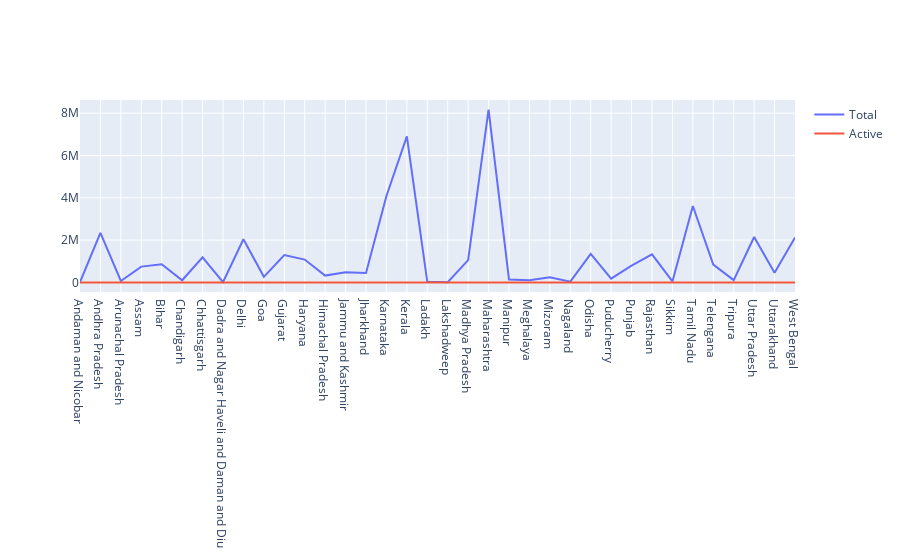

The code cell stored with this chart in its notebook:
### Code cell
x = cd['State/UTs'].values
y1 = cd['Total Cases'].values
y2 = cd['Active'].values

fig = go.Figure()

fig.add_trace(go.Scatter(x=x,y=y1,name="Total"))
fig.add_trace(go.Scatter(x=x,y=y2,name="Active"))
fig.show()

### Figure 1 — Plotly figure (JSON) as saved in the notebook; plotly's stock layout.template omitted (floating-point values rounded to 4 significant figures)
{"data": [{"name": "Total", "type": "scatter", "x": ["Andaman and Nicobar", "Andhra Pradesh", "Arunachal Pradesh", "Assam", "Bihar", "Chandigarh", "Chhattisgarh", "Dadra and Nagar Haveli and Daman and Diu", "Delhi", "Goa", "Gujarat", "Haryana", "Himachal Pradesh", "Jammu and Kashmir", "Jharkhand", "Karnataka", "Kerala", "Ladakh", "Lakshadweep", "Madhya Pradesh", "Maharashtra", "Manipur", "Meghalaya", "Mizoram", "Nagaland", "Odisha", "Puducherry", "Punjab", "Rajasthan", "Sikkim", "Tamil Nadu", "Telengana", "Tripura", "Uttar Pradesh", "Uttarakhand", "West Bengal"], "y": [10766, 2340676, 67049, 746159, 855267, 100693, 1187695, 11592, 2040910, 263346, 1291383, 1078903, 322905, 482023, 443826, 4088769, 6907241, 29602, 11415, 1056351, 8171048, 140034, 96983, 239560, 36033, 1348409, 177547, 793644, 1326465, 44927, 3610655, 844432, 108493, 2145431, 452571, 2126282]}, {"name": "Active", "type": "scatter", "x": ["Andaman and Nicobar", "Andhra Pradesh", "Arunachal Pradesh", "Assam", "Bihar", "Chandigarh", "Chhattisgarh", "Dadra and Nagar Haveli and Daman and Diu", "Delhi", "Goa", "Gujarat", "Haryana", "Himachal Pradesh", "Jammu and Kashmir", "Jharkhand", "Karnataka", "Kerala", "Ladakh", "Lakshadweep", "Madhya Pradesh", "Maharashtra", "Manipur", "Meghalaya", "Mizoram", "Nagaland", "Odisha", "Puducherry", "Punjab", "Rajasthan", "Sikkim", "Tamil Nadu", "Telengana", "Tripura", "Uttar Pradesh", "Uttarakhand", "West Bengal"], "y": [0, 0, 0, 5, 1, 0, 0, 0, 14, 3, 5, 27, 4, 0, 1, 12, 18, 0, 0, 0, 214, 0, 3, 1, 0, 59, 0, 1233, 2, 4, 5, 8, 1, 57, 0, 135]}], "layout": {"autosize": true, "xaxis": {"autorange": true, "range": [0, 35], "type": "category"}, "yaxis": {"autorange": true, "range": [-453900.0, 8625000.0], "type": "linear"}}}
